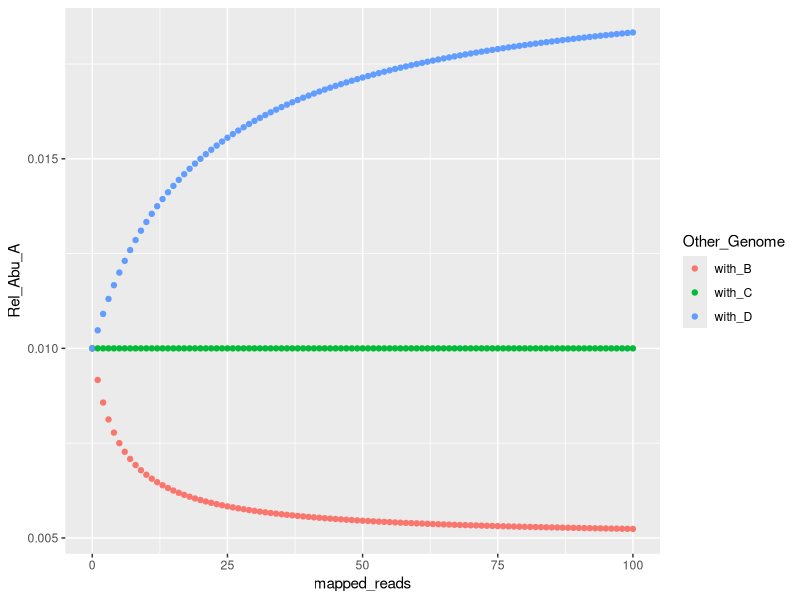

Write the R code that produced this figure.
# This script is for understanding the "relative_abundance" calculation method of CoverM more clearly.
# For various calculation methods of CoverM, refer to https://github.com/wwood/CoverM#calculation-methods.

# I want to calculate the relative abundance of genome A.
# I'd like to know what would happen to the relative abundance of genome A,
# if I include other genomes with variable sizes that recruit variable number of metagenome reads.

library(tidyverse)

## Metagenome
tot_reads <- 1000 # Total reads = 1000
read_len <- 100 # Length of each read = 100 bp # To make it simple, assume that all reads have the same length.

## Genomes
# Genome A (our focus)
size_A <- 1000 # Genome size = 1000 bp
mapped_reads_A <- 10 # mapped reads = 10
mapped_bases_A <- mapped_reads_A * read_len # To make it simple, assume that all matches are perfect.
avg_cov_A <- mapped_bases_A / size_A

# Genome B, C, and D (other genomes)
# Sizes are different.
size_B <- 500 # size = 500 bp (smaller than A)
size_C <- 1000 # size = 1000 bp (equal to A)
size_D <- 2000 # size = 2000 bp (larger than A)

## Genome sets
# Genome set includes Genome A and one other genome B|C|D.

## Analysis
# number of metagenome reads mapped to the other genomes (B|C|D) is a variable.
# The same range of numbers is used for the three genomes.
mapped_reads <- 0:100

# Create a table following the calculation method of CoverM.
coverm <- data.frame(mapped_reads) %>% 
  mutate(mapped_bases = mapped_reads * read_len) %>% 
  mutate(avg_cov_B = mapped_bases / size_B) %>% 
  mutate(avg_cov_C = mapped_bases / size_C) %>%
  mutate(avg_cov_D = mapped_bases / size_D) %>%
  mutate(cov_A_with_B = avg_cov_A / (avg_cov_A + avg_cov_B)) %>% 
  mutate(cov_A_with_C = avg_cov_A / (avg_cov_A + avg_cov_C)) %>%
  mutate(cov_A_with_D = avg_cov_A / (avg_cov_A + avg_cov_D)) %>%
  mutate(tot_mapped_reads = mapped_reads_A + mapped_reads) %>% 
  mutate(relabu_A_with_B = cov_A_with_B * tot_mapped_reads / tot_reads) %>% 
  mutate(relabu_A_with_C = cov_A_with_C * tot_mapped_reads / tot_reads) %>% 
  mutate(relabu_A_with_D = cov_A_with_D * tot_mapped_reads / tot_reads)

coverm_plot <- coverm %>%
  select(mapped_reads, starts_with("relabu")) %>% 
  rename_with(str_replace, 
              pattern = "relabu_A_", replacement = "") %>% 
  pivot_longer(-mapped_reads, names_to = "Other_Genome", values_to = "Rel_Abu_A")

ggplot(coverm_plot, aes(x = mapped_reads, y = Rel_Abu_A)) +
  geom_point(aes(color = Other_Genome))
  
